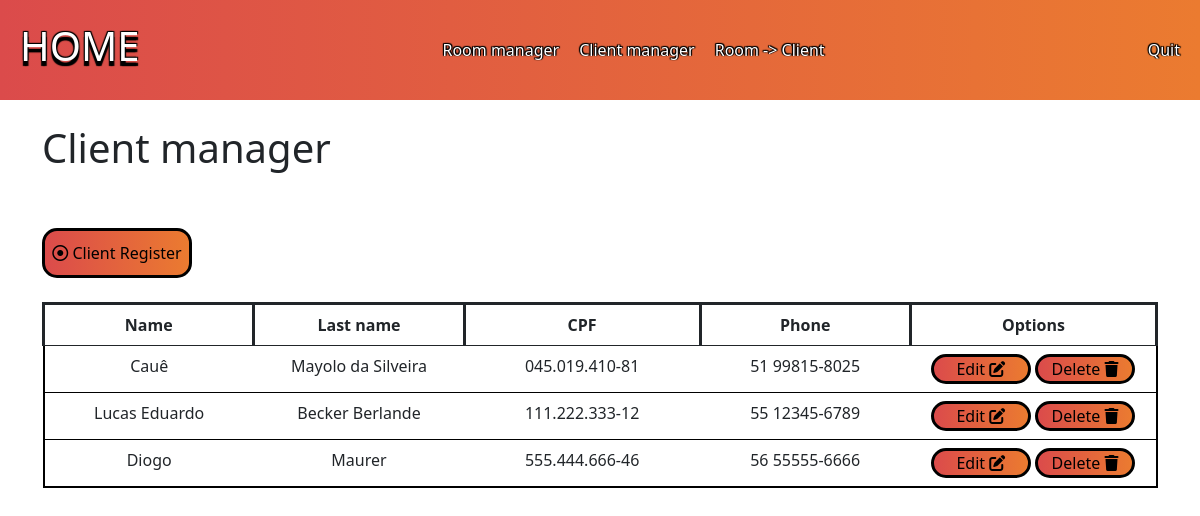
Screenshot of /y_cliente.index.php with the database file from the repository.
### tables this page shows
CREATE TABLE `cliente` (
  `id_cliente` int(10) NOT NULL,
  `nome` varchar(200) NOT NULL,
  `sobrenome` varchar(200) NOT NULL,
  `cpf` varchar(14) NOT NULL,
  `telefone` varchar(13) NOT NULL
);

### src/MySQL.php (called while the page is built, shortened)
<?php
class MySQL{
	private $connection;
	public function __construct(){
		$this->connection = new \mysqli(HOST,USUARIO,SENHA,BANCO);
		$this->connection->set_charset("utf8");
	}
	public function consulta($sql){
		$result = $this->connection->query($sql);
		$data = array();
		while($item = mysqli_fetch_array($result)){
			$data[] = $item;
		}
		return $data;
		}
	}
?>

### src/Cliente.php (called while the page is built, shortened)
<?php
class Cliente implements ActiveRecord{
    private int $id_cliente;
    public function setIdCliente(int $id_cliente):void{
        $this->id_cliente = $id_cliente;
    }
    public function getIdCliente():int{
        return $this->id_cliente;
    }
    public function getNome():string{
        return $this->nome;
    }
    public function getSobrenome():string{
        return $this->sobrenome;
    }
    public function getCpf():string{
        return $this->cpf;
    }
    public function getTelefone():string{
        return $this->telefone;
    }
    public static function findall():array{
        $conexao = new MySQL();
        $sql = "SELECT * FROM cliente";
        $resultados = $conexao->consulta($sql);
        $clientes = array();
        foreach($resultados as $resultado){
            $p = new Cliente($resultado['nome'],$resultado['sobrenome'],$resultado['cpf'],$resultado['telefone']);
            $p->setIdCliente($resultado['id_cliente']);
            $clientes[] = $p;
        }
        return $clientes;
    }
}

### y_cliente.index.php (the view, shortened to what this page needs)
<?php
require_once __DIR__.'/x_navbar.php';
$clientes = Cliente::findall();
?>
<!DOCTYPE html>
<html lang="en">
<head>
    <link rel="stylesheet" href="y_cliente.style.css">
</head>
<body>
    <div class="container"><br>
        <h1>Client manager</h1><br>
        <div><br>
            <a href='y_cliente.cad.php'><button class="botaoRegistro"><i class="fa-regular fa-circle-dot"></i>  Client Register</button></a>
        </div><br>
        <table class="table">
            <tr class=titulos>
                <th>Name</th>
                <th>Last name</th>
                <th>CPF</th>
                <th>Phone</th>
                <th>Options</th>
            </tr>
            <?php
            foreach($clientes as $cliente){
                echo "<tr>";
                echo "<td>{$cliente->getNome()}</td>";
                echo "<td>{$cliente->getSobrenome()}</td>";
                echo "<td>{$cliente->getCpf()}</td>";
                echo "<td>{$cliente->getTelefone()}</td>";
                echo "<td>
                        <div>
                            <a href='y_cliente.editar.php?id={$cliente->getIdCliente()}'><button class='botaoAcao'>Edit  <i class='fa-solid fa-pen-to-square'></i></button></a>
                            <a href='y_cliente.excluir.php?id={$cliente ->getIdCliente()}'><button class='botaoAcao'>Delete  <i class='fa-solid fa-trash'></i></button></a
                        </div>
                    </td>";
                echo "</tr>";
            }
            ?>
        </table>
    </div>
</body>
</html>

### x_navbar.php (shortened to what this page needs)
<!DOCTYPE html>
<html lang="en">
<head>
    <link rel="stylesheet" href="x_navbar.style.css">
    <link href="https://cdn.jsdelivr.net/npm/bootstrap@5.2.3/dist/css/bootstrap.min.css" rel="stylesheet">
</head>
<nav id="navegacao">
    <div class="paginicial">
        <a class="itemhome" href="restrita.php"><h1>HOME</h1></a>
    </div>
    <div class="navitens">
        <a class="itemnav" href="z_quarto.index.php">Room manager</a>
        <a class="itemnav" href="y_cliente.index.php">Client manager</a>
        <a class="itemnav" href="yz_quarto_cliente.index.php">Room  -> Client</a>
    </div>
    <div class="sair">
        <a class="itemsair" href="sair.php">Quit</a>
    </div>
</nav>
<body>
</body>
</html>

### x_navbar.style.css (style rules this page uses)
#navegacao { height: 100px; background-image: linear-gradient(to right, rgb(219, 75, 75), rgb(235, 123, 48)); display: flex; align-items: center; justify-content: space-between; }
.paginicial { margin-left: 20px; }
.navitens { display: flex; align-items: center; color: white; text-shadow: -1px -1px 1px black, -1px 0px 1px black, 1px -1px 1px black, 1px 0px 1px black; text-decoration: none; }
.sair { margin-right: 20px; }
.itemhome { color: white; text-shadow: -1px -1px 1px black, -1px 5px 1px black, 1px -1px 1px black, 1px 5px 1px black; text-decoration: none; }
.itemnav { color: white; margin-right: 20px; text-decoration: none; }
.itemsair { color: white; text-shadow: -1px -1px 1px black, -1px 0px 1px black, 1px -1px 1px black, 1px 0px 1px black; text-decoration: none; }

### y_cliente.style.css (style rules this page uses)
* { margin: 0; padding: 0; box-sizing: border-box; }
.table { border: 2px solid black; text-align: center; }
th { border: solid 3px; width: 100px; }
th { border: solid 3px; }
.botaoRegistro { width: 150px; height: 50px; border: solid 3px black; border-radius: 15px; background-image: linear-gradient(to right, rgb(219, 75, 75), rgb(235, 123, 48)); }
.botaoAcao { width: 100px; height: 30px; border: solid 3px black; border-radius: 15px; background-image: linear-gradient(to right, rgb(219, 75, 75), rgb(235, 123, 48)); }

### rows the page displays
cliente: nome "Cauê", sobrenome "Mayolo da Silveira", cpf "045.019.410-81", telefone "51 99815-8025"
cliente: nome "Lucas Eduardo", sobrenome "Becker Berlande", cpf "111.222.333-12", telefone "55 12345-6789"
cliente: nome "Diogo", sobrenome "Maurer", cpf "555.444.666-46", telefone "56 55555-6666"
